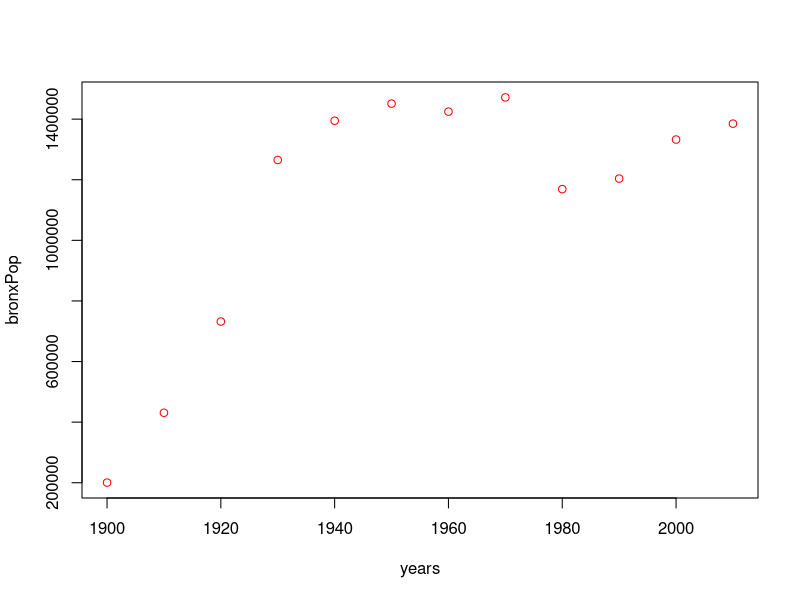

The R script that drew this image:
#Makeda Joseph
#05/03/2017


bronxPop<-c(200507,430980,732016,1265258,1394711,1451277,1424815,1471701,1168972,1203789,1332650,1385108)
years <- c(seq(1900,2010,10))
plot(years,bronxPop,col="red")
names(bronxPop) = c(seq(1900,2010,10))